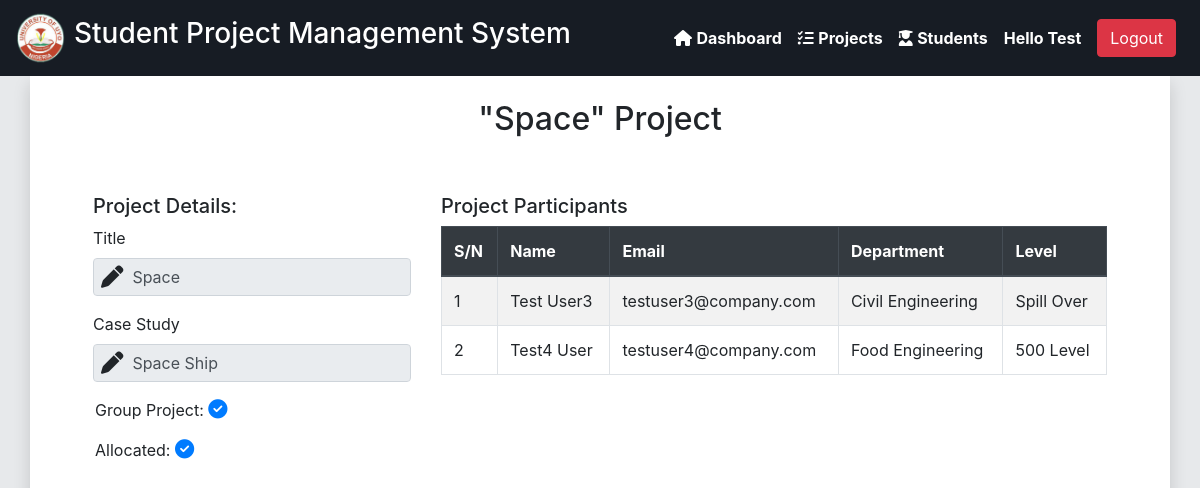
The page /project/27/ (signed in) on the database its author committed.
### spa/models.py (models this page shows, shortened)
class Project(models.Model):
	title = models.CharField(max_length=200)
	case_study = models.CharField(max_length=200)
	@property
	def allocated(self):
		if self.student_set.all().count() > 0:
			return True
		return False
	@property
	def group_project(self):
		if self.student_set.all().count() > 1:
			return True
		return False

class Student(models.Model):
	DEPARTMENTS = (
		('Agricultural Engineering', 'Agricultural Engineering'),
		('Electrical Engineering', 'Electrical Engineering'),
		('Computer Engineering', 'Computer Engineering'),
		('Chemical Engineering', 'Chemical Engineering'),
		('Petroleum Engineering', 'Petroleum Engineering'),
		('Mechanical Engineering', 'Mechanical Engineering'),
		('Food Engineering', 'Food Engineering'),
		('Civil Engineering', 'Civil Engineering'),
	)
	LEVEL = (
		('500 Level', '500 Level'),
		('Spill Over', 'Spill Over'),
	)
	user = models.OneToOneField(User, on_delete=models.CASCADE)
	reg_no = models.CharField(max_length=50)
	department = models.CharField(max_length=100, choices=DEPARTMENTS)
	level = models.CharField(max_length=50, choices=LEVEL, default='500 Level')
	project = models.ForeignKey(Project, on_delete=models.SET_NULL, null=True, blank=True)
	date_joined = models.DateTimeField(default=timezone.now)

### spa/views.py (the view)
class ProjectDetailView(LoginRequiredMixin, generic.TemplateView):
	template_name = 'spa/project-detail.html'
	def get_context_data(self, *args, **kwargs):
		context = super().get_context_data(*args, **kwargs)
		project = Project.objects.get(pk=kwargs['pk'])
		context['project'] = project
		context['form'] = ProjectForm(instance=project)
		context['students'] = Student.objects.all()
		return context

### spa/forms.py
class ProjectForm(forms.ModelForm):
	class Meta:
		model = Project
		fields = ['title', 'case_study']

### spa/templates/spa/project-detail.html (shortened to what this page needs)
{% extends 'base.html' %}
{% block content %}
	<h2 class="text-center mt-4">"{{project.title}}" Project</h2>
	<div class="row p-5">
		<div class="col-lg-4">
			<h5 class="mb-2">Project Details:</h5>
			<div class="fieldWrapper form-group">
				<label for="{{form.title.id_for_title}}">Title</label>
				<div class="form-group">
					<input type="text" disabled name="title" id="id_title" class="form-control" value="{{project.title}}">
					<i class="fa-solid fa-pen input-icon"></i>
				</div>
			</div>
			<div class="fieldWrapper form-group">
				<label for="{{form.case_study.id_for_case_study}}">Case Study</label>
				<div class="form-group">
					<input type="text" disabled name="case_study" id="id_case_study" class="form-control" value="{{project.case_study}}">
					<i class="fa-solid fa-pen input-icon"></i>
				</div>
			</div>
			<div class="form-check mb-2">
				<p style="margin-left: -18px;">
					Group Project:
					{% if project.group_project %}
						<i class="fa-solid fa-circle-check text-primary f-lg"></i>
					{% else %}
						<i class="fa-solid fa-circle-xmark text-primary f-lg"></i>
					{% endif %}
				</p>
				<p style="margin-left: -18px;">
					Allocated:
					{% if project.allocated %}
						<i class="fa-solid fa-circle-check text-primary f-lg"></i>
					{% else %}
						<i class="fa-solid fa-circle-xmark text-primary f-lg"></i>
					{% endif %}
				</p>
			</div>
		</div>
		<div class="col-lg-8">
			<h5 class="mb-2">Project Participants</h5>
			<div class="table-responsive">
				<table class="table table-striped table-bordered">
					<thead class="thead-dark">
						<tr>
							<th>S/N</th>
							<th>Name</th>
							<th>Email</th>
							<th>Department</th>
							<th>Level</th>
						</tr>
					</thead>
					<tbody>
						{% for student in project.student_set.all %}
							<tr>
								<td>{{forloop.counter}}</td>
								<td>{{student.user.first_name}} {{student.user.last_name}}</td>
								<td>{{student.user.email}}</td>
								<td>{{student.department}}</td>
								<td>{{student.level}}</td>
							</tr>
						{% endfor %}
					</tbody>
				</table>
			</div>
		</div>
	</div>
{% endblock content %}

### spa/templates/base.html (shortened to what this page needs)
{% load static %}
<!DOCTYPE html>
<html>
<head>
	<link rel="stylesheet" href="https://cdn.jsdelivr.net/npm/bootstrap@4.6.2/dist/css/bootstrap.min.css">
	<link rel="stylesheet" type="text/css" href="{% static 'styles.css' %}">
</head>
<body class="background-2 d-flex flex-column" style="min-height: 100vh;">
	{% include 'nav.html' %}
	<div class="container flex-grow-1 bg-white shadow pb-5">
		{% block content %}
		{% endblock content %}
	</div>
</body>
</html>

### spa/templates/nav.html (shortened to what this page needs)
{% load static %}
<nav class="navbar navbar-expand-lg navbar-dark background-1 text-white">
	<a href="{% if request.user.is_authenticated %}{% if request.user.is_staff %}{% url 'admin_dashboard' %}{% else %}{% url 'student_dashboard' request.user.pk %}{% endif %}{% endif %}" class="navbar-brand">
		<div class="d-flex align-items-center">
			<img src="{% static 'images/uniuyo-logo.png' %}" width="50" height="50">
			<h3 class="ml-2 d-none d-xl-block">Student Project Management System</h3>
		</div>
	</a>
	<div id="collapsibleNavbar" class="collapse navbar-collapse">
		<ul class="navbar-nav ml-lg-auto d-flex align-items-lg-center">
			{% if request.user.is_authenticated %}
				<li class="nav-item">
					<a href="{% if request.user.is_staff %}{% url 'admin_dashboard' %}{% else %}{% url 'student_dashboard' request.user.pk %}{% endif %}" class="nav-link text-white">
						<i class="fa-solid fa-house"></i>
						<span class="font-weight-bold">Dashboard</span>
					</a>
				</li>
				<li class="nav-item">
					<a href="{% url 'project_list' %}" class="nav-link text-white">
						<i class="fa-solid fa-list-check"></i>
						<span class="font-weight-bold">Projects</span>
					</a>
				</li>
				<li class="nav-item">
					<a href="{% url 'student_list' %}" class="nav-link text-white">
						<i class="fa-solid fa-user-graduate"></i>
						<span class="font-weight-bold">Students</span>
					</a>
				</li>
				<li class="nav-item">
					<a href="javascript:void" class="nav-link text-white font-weight-bold">Hello
					{% if request.user.first_name %}
						{{request.user.first_name}}
					{% else %}
						{{request.user.username}}
					{% endif %}
					</a>
				</li>
				<li class="nav-item">
					<a href="{% url 'account_logout' %}" class="nav-link">
						<button class="btn btn-danger">Logout</button>
					</a>
				</li>
			{% endif %}
		</ul>
	</div>
</nav>

### static/styles.css (style rules this page uses)
.background-1 { background: #171c24 !important; }
.background-2 { background: #E7E9EB !important; }
img { object-fit: cover; }
.f-lg { font-size: 1.2rem; }
.form-group { position: relative; }
.form-group .form-control { padding-left: 2.4rem; }
.input-icon { position: absolute; left: 8px; top: 50%; transform: translateY(-50%); font-size: 1.4rem; }

### rows shown on the page
Project: title "Space", case_study "Space Ship"
Student: user.first_name "Test", user.last_name "User3", user.email "testuser3@company.com", department "Civil Engineering", level "Spill Over"
Student: user.first_name "Test4", user.last_name "User", user.email "testuser4@company.com", department "Food Engineering", level "500 Level"

### other values the page prints
{{ request.user.first_name }} "Test"
